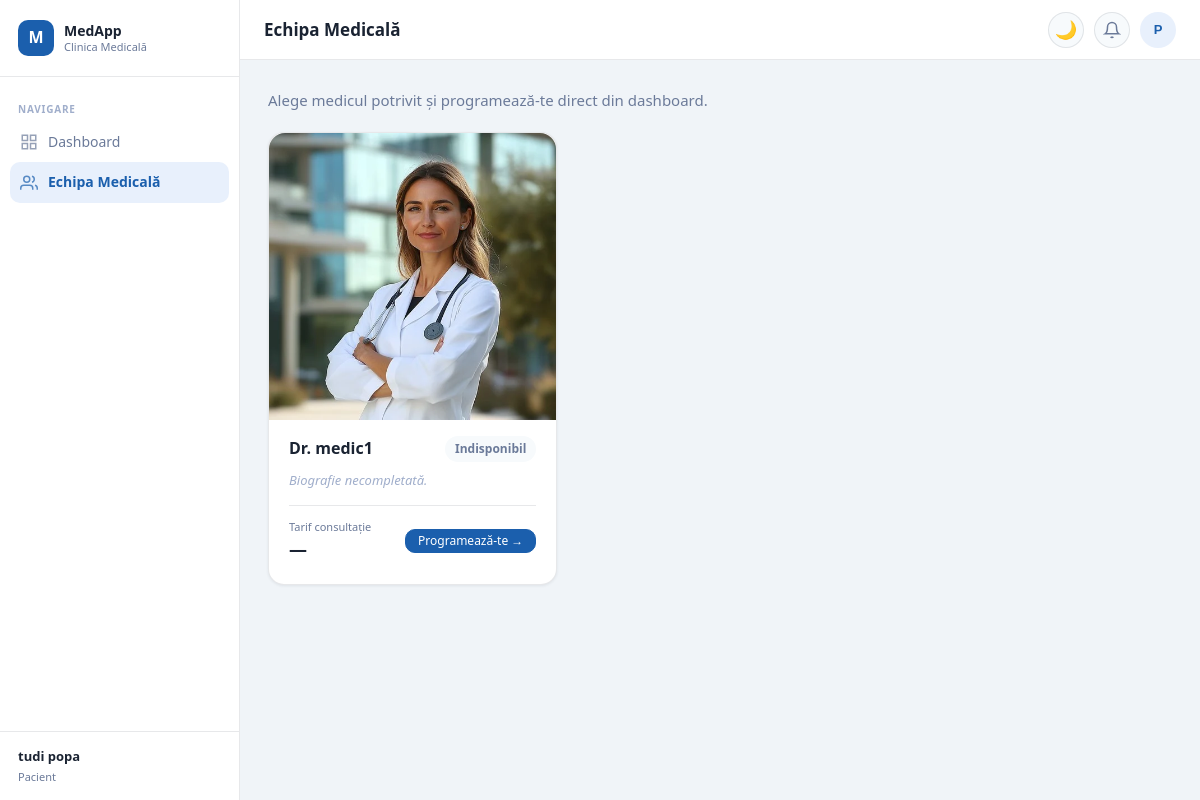
/patient/doctors/ (signed in), run on the app's committed database.
### accounts/models.py (models this page shows, shortened)
class CustomUser(AbstractUser):
    is_patient = models.BooleanField(default=False)
    is_doctor  = models.BooleanField(default=False)
    is_admin   = models.BooleanField(default=False)
    def get_role_label(self):
        if self.is_superuser or self.is_staff:
            return 'Admin'
        if self.is_doctor:
            return 'Medic'
        if self.is_patient:
            return 'Pacient'
        return 'Utilizator'

### accounts/views.py (the view)
# urls.py: path('patient/doctors/',                        doctors_list,        name='doctors_list'),
@login_required(login_url='login')
def doctors_list(request):
    if not getattr(request.user, 'is_patient', False):
        return redirect('home')
    doctors = CustomUser.objects.filter(is_doctor=True, is_active=True)
    doctor_data = []
    for doc in doctors:
        try:
            dp = doc.doctor_profile
        except DoctorProfile.DoesNotExist:
            dp = None
        doctor_data.append({'user': doc, 'profile': dp})
    notif_list, notif_count = _get_notifications(request.user)
    return render(request, 'doctors_list.html', {
        'doctor_data': doctor_data,
        'notif_list':  notif_list,
        'notif_count': notif_count,
    })

### accounts/views.py (called while the page is built)
def _get_notifications(user):
    confirmed = Appointment.objects.filter(
        patient=user,
        is_confirmed=True,
        date_time__gte=timezone.now(),
    ).select_related('doctor').order_by('date_time')[:5]
    return confirmed, confirmed.count()

### templates/doctors_list.html (shortened to what this page needs)
{% extends 'base.html' %}
{% load static %}
{% block page_title %}Echipa Medicală{% endblock %}
{% block nav_doctors %}active{% endblock %}
{% block content %}
<div style="margin-bottom:20px;">
    <div style="font-size:15px;color:var(--text-muted);">
        Alege medicul potrivit și programează-te direct din dashboard.
    </div>
</div>
{% with demo_photos="img/doctor1.webp,img/doctor2.jpg,img/doctor3.jpg,img/doctor4.webp" %}
<div style="display:grid;grid-template-columns:repeat(auto-fill,minmax(260px,1fr));gap:18px;">
    {% for item in doctor_data %}
        <div class="card">
            <div style="aspect-ratio:1;overflow:hidden;border-radius:var(--radius-lg) var(--radius-lg) 0 0;">
                {% if item.profile and item.profile.avatar %}
                    <img src="{{ item.profile.avatar.url }}"
                         alt="Dr. {{ item.user.get_full_name|default:item.user.username }}"
                         style="width:100%;height:100%;object-fit:cover;object-position:center top;">
                {% else %}
                    {% if forloop.counter == 1 %}
                        <img src="{% static 'img/doctor1.webp' %}" alt="doctor"
                             style="width:100%;height:100%;object-fit:cover;object-position:center top;">
                    {% elif forloop.counter == 2 %}
                        <img src="{% static 'img/doctor2.jpg' %}" alt="doctor"
                             style="width:100%;height:100%;object-fit:cover;object-position:center top;">
                    {% elif forloop.counter == 3 %}
                        <img src="{% static 'img/doctor3.jpg' %}" alt="doctor"
                             style="width:100%;height:100%;object-fit:cover;object-position:center top;">
                    {% else %}
                        <img src="{% static 'img/doctor4.webp' %}" alt="doctor"
                             style="width:100%;height:100%;object-fit:cover;object-position:center top;">
                    {% endif %}
                {% endif %}
            </div>
            <div style="padding:16px 20px 20px;">
                <div style="display:flex;align-items:flex-start;justify-content:space-between;margin-bottom:8px;">
                    <div>
                        <div style="font-size:16px;font-weight:600;color:var(--text);">
                            Dr. {{ item.user.get_full_name|default:item.user.username }}
                        </div>
                    </div>
                    {% if item.profile and item.profile.is_available %}
                        <span class="badge badge-success" style="flex-shrink:0;">● Disponibil</span>
                    {% else %}
                        <span class="badge" style="flex-shrink:0;background:var(--surface-2);color:var(--text-muted);">Indisponibil</span>
                    {% endif %}
                </div>
                {% if item.profile and item.profile.bio %}
                    <div style="font-size:13px;color:var(--text-muted);line-height:1.65;margin-bottom:14px;">
                        {{ item.profile.bio|truncatechars:110 }}
                    </div>
                {% else %}
                    <div style="font-size:13px;color:var(--text-faint);font-style:italic;margin-bottom:14px;">
                        Biografie necompletată.
                    </div>
                {% endif %}
                <div style="display:flex;justify-content:space-between;align-items:center;padding-top:12px;border-top:1px solid var(--border);">
                    <div>
                        <div style="font-size:11px;color:var(--text-muted);">Tarif consultație</div>
                        <div style="font-size:18px;font-weight:600;color:var(--text);">
                            {% if item.profile and item.profile.consultation_fee %}
                                {{ item.profile.consultation_fee }} RON
                            {% else %}
                                —
                            {% endif %}
                        </div>
                    </div>
                    <a href="{% url 'patient_dashboard' %}" class="btn btn-primary btn-sm">
                        Programează-te →
                    </a>
                </div>
            </div>
        </div>
    {% empty %}
        <div class="empty-state" style="grid-column:1/-1;">
            <div class="empty-state-icon">👨‍⚕️</div>
            <div class="empty-state-text">Niciun medic înregistrat momentan.</div>
        </div>
    {% endfor %}
</div>
{% endwith %}
{% endblock %}

### templates/base.html (shortened to what this page needs)
{% load static %}
<!DOCTYPE html>
<html lang="ro" data-theme="light">
<head>
    <link rel="stylesheet" href="{% static 'css/style.css' %}">
</head>
<body>
<div class="page-wrapper">
    <aside class="sidebar" id="sidebar">
        <div class="sidebar-brand">
            <div class="sidebar-logo">M</div>
            <div class="sidebar-brand-text">
                MedApp
                <span>Clinica Medicală</span>
            </div>
        </div>
        <nav class="sidebar-nav">
            <div class="sidebar-section-label">Navigare</div>
            {% if user.is_patient %}
                <a href="{% url 'patient_dashboard' %}" class="sidebar-link {% block nav_dashboard %}{% endblock %}">
                    <svg viewBox="0 0 24 24" fill="none" stroke="currentColor" stroke-width="2" aria-hidden="true"><rect x="3" y="3" width="7" height="7"/><rect x="14" y="3" width="7" height="7"/><rect x="14" y="14" width="7" height="7"/><rect x="3" y="14" width="7" height="7"/></svg>
                    Dashboard
                </a>
                <a href="{% url 'doctors_list' %}" class="sidebar-link {% block nav_doctors %}{% endblock %}">
                    <svg viewBox="0 0 24 24" fill="none" stroke="currentColor" stroke-width="2" aria-hidden="true"><path d="M17 21v-2a4 4 0 0 0-4-4H5a4 4 0 0 0-4 4v2"/><circle cx="9" cy="7" r="4"/><path d="M23 21v-2a4 4 0 0 0-3-3.87"/><path d="M16 3.13a4 4 0 0 1 0 7.75"/></svg>
                    Echipa Medicală
                </a>
            {% endif %}
        </nav>
        <div style="padding:14px 18px;border-top:1px solid var(--border);">
            <div style="font-size:13px;font-weight:600;color:var(--text);">
                {{ user.get_full_name|default:user.username }}
            </div>
            <div style="font-size:11px;color:var(--text-muted);margin-top:2px;">
                {{ user.get_role_label }}
            </div>
        </div>
    </aside>
    <div class="main-content">
        <header class="topbar">
            <span class="topbar-title">{% block page_title %}Dashboard{% endblock %}</span>
            <div class="topbar-actions">
                <button class="theme-toggle" id="theme-toggle-btn"
                        onclick="toggleTheme()" aria-label="Comută tema">🌙</button>
                {% if user.is_patient %}
                <div class="notif-wrapper" id="notifWrapper">
                    <button class="notif-btn" id="notifBtn"
                            onclick="toggleNotif(event)" aria-label="Notificări">
                        <svg width="18" height="18" viewBox="0 0 24 24" fill="none"
                             stroke="currentColor" stroke-width="2" aria-hidden="true">
                            <path d="M18 8A6 6 0 0 0 6 8c0 7-3 9-3 9h18s-3-2-3-9"/>
                            <path d="M13.73 21a2 2 0 0 1-3.46 0"/>
                        </svg>
                    </button>
                </div>
                {% endif %}
                <div class="avatar-menu" id="avatarMenu">
                    <button class="user-avatar" id="avatarBtn"
                            onclick="toggleAvatarMenu(event)"
                            aria-haspopup="true" aria-expanded="false">
                        {{ user.username|first|upper }}
                    </button>
                </div>
            </div>
        </header>
        <main class="page-content">
            {% block content %}{% endblock %}
        </main>
    </div>
</div>
</body>
</html>

### static/css/style.css (style rules this page uses)
:root { --c-primary: #1B5FAD; --c-primary-dk: #124280; --c-primary-lt: #e8f0fc; --c-teal: #0E9E8A; --c-teal-lt: #e0f5f1; --c-danger: #C73B3B; --c-danger-lt: #fceaea; --c-warning: #D4860D; --c-warning-lt: #fff4e0; --c-success: #1A9B6B; --c-success-lt: #e0f5ee; --bg: #F0F4F8; --surface: #ffffff; --surface-2: #f7fafc; --border: rgba(26,35,50,0.10); --border-focus: #1B5FAD; --text: #1A2332; --text-muted: #6B7A99; --text-faint: #a0aecb; --radius-sm: 6px; --radius-md: 10px; --radius-lg: 16px; --sidebar-w: 240px; --shadow-sm: 0 1px 3px rgba(26,35,50,0.08); --shadow-md: 0 4px 16px rgba(26,35,50,0.10); --shadow-lg: 0 8px 32px rgba(26,35,50,0.12); --transition: all 0.22s cubic-bezier(0.4,0,0.2,1); }
*, *::before, *::after { box-sizing: border-box; margin: 0; padding: 0; }
html { scroll-behavior: smooth; }
body { font-family: 'Segoe UI', system-ui, sans-serif; background: var(--bg); color: var(--text); line-height: 1.6; font-size: 15px; transition: background .3s ease, color .3s ease; min-height: 100vh; }
a { color: var(--c-primary); text-decoration: none; transition: var(--transition); }
.page-wrapper { display: flex; min-height: 100vh; }
.sidebar { width: var(--sidebar-w); background: var(--surface); border-right: 1px solid var(--border); display: flex; flex-direction: column; position: fixed; top: 0; left: 0; height: 100vh; z-index: 100; overflow-y: auto; }
.sidebar-brand { display: flex; align-items: center; gap: 10px; padding: 20px 18px; border-bottom: 1px solid var(--border); }
.sidebar-logo { width: 36px; height: 36px; background: var(--c-primary); border-radius: var(--radius-md); display: flex; align-items: center; justify-content: center; color: #fff; font-weight: 700; font-size: 16px; flex-shrink: 0; }
.sidebar-brand-text { font-size: 14px; font-weight: 600; color: var(--text); line-height: 1.2; }
.sidebar-brand-text span { display: block; font-size: 11px; color: var(--text-muted); font-weight: 400; }
.sidebar-nav { flex: 1; padding: 12px 10px; }
.sidebar-section-label { font-size: 10px; font-weight: 600; letter-spacing: .08em; color: var(--text-faint); padding: 12px 8px 5px; text-transform: uppercase; }
.sidebar-link { display: flex; align-items: center; gap: 10px; padding: 9px 10px; border-radius: var(--radius-md); color: var(--text-muted); font-size: 14px; font-weight: 500; transition: var(--transition); cursor: pointer; border: none; background: none; width: 100%; text-align: left; text-decoration: none; }
.sidebar-link.active { background: var(--c-primary-lt); color: var(--c-primary); font-weight: 600; }
.sidebar-link svg { width: 18px; height: 18px; flex-shrink: 0; opacity: .7; }
.main-content { margin-left: var(--sidebar-w); flex: 1; display: flex; flex-direction: column; min-height: 100vh; }
.topbar { background: var(--surface); border-bottom: 1px solid var(--border); padding: 0 24px; height: 60px; display: flex; align-items: center; justify-content: space-between; position: sticky; top: 0; z-index: 50; }
.topbar-title { font-size: 17px; font-weight: 600; color: var(--text); }
.topbar-actions { display: flex; align-items: center; gap: 10px; }
.theme-toggle { width: 36px; height: 36px; border-radius: 50%; border: 1px solid var(--border); background: var(--surface-2); cursor: pointer; display: flex; align-items: center; justify-content: center; font-size: 18px; transition: var(--transition); color: var(--text-muted); }
.avatar-menu { position: relative; }
.user-avatar { width: 36px; height: 36px; border-radius: 50%; background: var(--c-primary-lt); color: var(--c-primary); font-weight: 700; font-size: 13px; display: flex; align-items: center; justify-content: center; cursor: pointer; border: none; }
.page-content { padding: 28px; flex: 1; }
.card { background: var(--surface); border-radius: var(--radius-lg); border: 1px solid var(--border); box-shadow: var(--shadow-sm); transition: var(--transition); }
.badge { display: inline-flex; align-items: center; padding: 3px 10px; border-radius: 20px; font-size: 12px; font-weight: 600; white-space: nowrap; }
.btn { display: inline-flex; align-items: center; justify-content: center; gap: 6px; padding: 9px 18px; border-radius: var(--radius-md); font-size: 14px; font-weight: 500; cursor: pointer; border: 1px solid transparent; transition: var(--transition); white-space: nowrap; text-decoration: none; line-height: 1; }
.btn-primary { background: var(--c-primary); color: #fff; border-color: var(--c-primary); }
.btn-sm { padding: 5px 12px; font-size: 12px; }

### data on the page
CustomUser: get_full_name "tudi popa", get_role_label "Pacient", username|first "P"
CustomUser: user.get_full_name "medic1"
